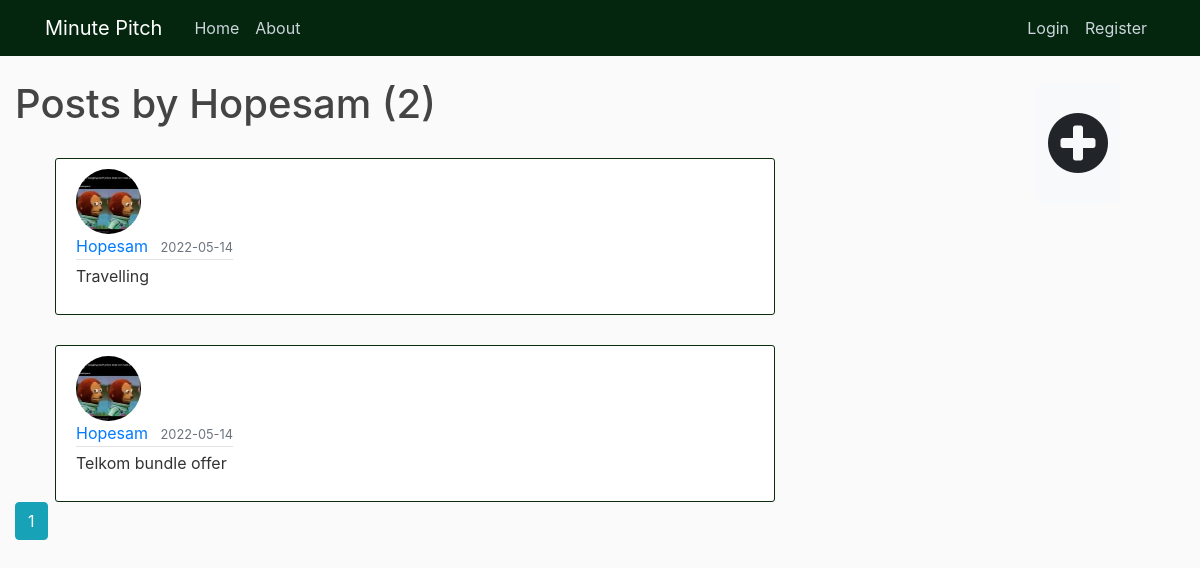
Before: /user/Hopesam with the older database file.
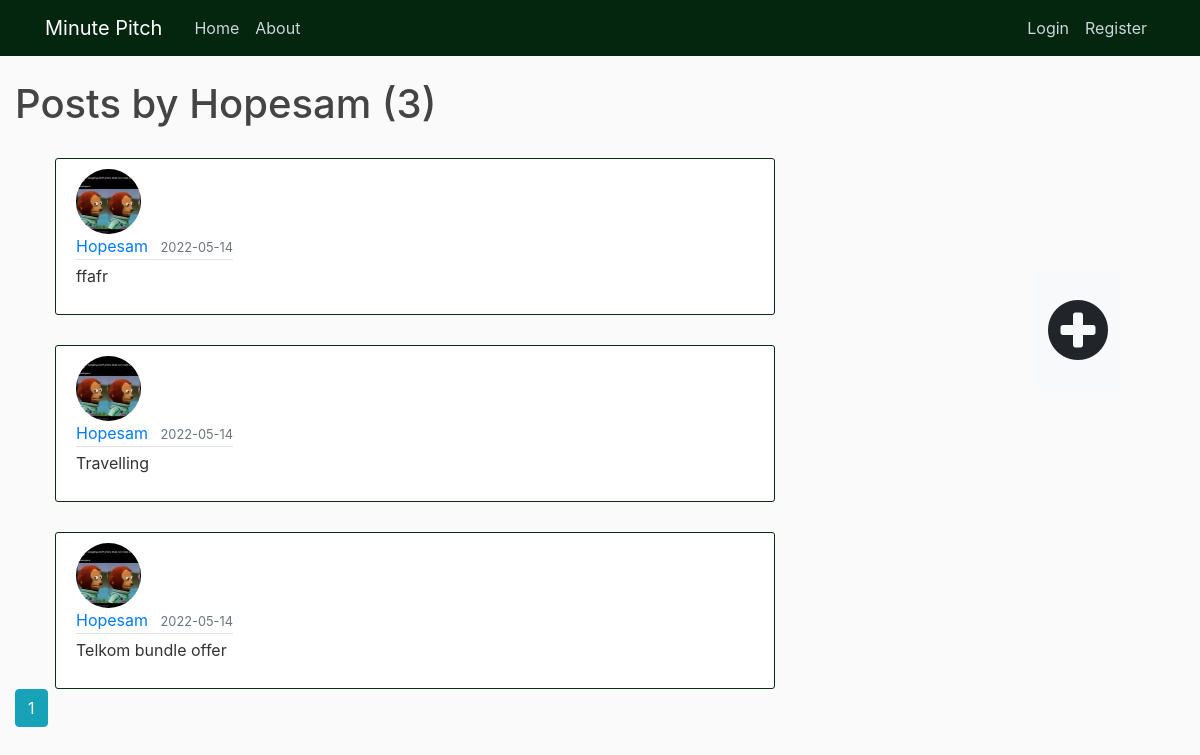
After: the same page with the newer database file.
### app/models.py (models this page shows, shortened)
class User(db.Model, UserMixin):
    id = db.Column(db.Integer, primary_key=True)
    username = db.Column(db.String(20), unique=True, nullable=False)
    email = db.Column(db.String(120), unique=True, nullable=False)
    image_file = db.Column(db.String(20), nullable=False, default='default.jpg')
    password = db.Column(db.String(60), nullable=False)
    bio = db.Column(db.Text, nullable=False, default='Hey, lets pitch')
    posts = db.relationship('Post', backref='author', lazy=True)

class Post(db.Model):
    id = db.Column(db.Integer, primary_key=True)
    title = db.Column(db.String(100), nullable=False)
    date = db.Column(db.DateTime, nullable=False, default=datetime.utcnow)
    content = db.Column(db.Text, nullable=False)
    user_id = db.Column(db.Integer, db.ForeignKey('user.id'), nullable=False)

### app/routes.py (the view)
@app.route("/user/<string:username>")
def user_posts(username):
    page = request.args.get('page', 1, type=int)
    user = User.query.filter_by(username=username).first_or_404()
    posts = Post.query.filter_by(author=user)\
        .order_by(Post.date.desc())\
        .paginate(page=page, per_page=5)
    return render_template('user_posts.html', posts=posts, user=user)

### app/templates/user_posts.html
{% extends "account.html" %}
{% block content %}
    <h1 class="mb-3">Posts by {{ user.username }} ({{ posts.total }})</h1>
    {% for post in posts.items %}
        <article class="media content-section">
        <img class="rounded-circle article-img" src="{{ url_for('static', filename='photos/' + post.author.image_file) }}">
        <div class="media-body">
            <div class="article-metadata">
            <a class="mr-2" href="{{ url_for('user_posts', username=post.author.username) }}">{{ post.author.username }}</a>
            <small class="text-muted">{{ post.date.strftime('%Y-%m-%d') }}</small>
            </div>
            <p class="article-content">{{ post.content }}</p>
        </div>
        </article>
    {% endfor %}
    {% for page_num in posts.iter_pages(left_edge=1, right_edge=1, left_current=1, right_current=2) %}
    {% if page_num %}
        {% if posts.page == page_num %}
        <a class="btn btn-info mb-4" href="{{ url_for('user_posts', username=user.username, page=page_num) }}">{{ page_num }}</a>
        {% else %}
        <a class="btn btn-outline-info mb-4" href="{{ url_for('user_posts', username=user.username, page=page_num) }}">{{ page_num }}</a>
        {% endif %}
    {% else %}
        ...
    {% endif %}
    {% endfor %}
{% endblock content %}

### app/templates/account.html (shortened to what this page needs)
{% extends "base.html" %}

### app/templates/base.html (shortened to what this page needs)
<!DOCTYPE html>
<html lang="en">
<head>
  <link rel="stylesheet" href="https://maxcdn.bootstrapcdn.com/font-awesome/4.4.0/css/font-awesome.min.css">
  <link rel="stylesheet" href="https://cdn.jsdelivr.net/npm/bootstrap@4.3.1/dist/css/bootstrap.min.css">
  <link rel ="stylesheet" type="text/css" href="{{url_for('static', filename='main.css')}}">
</head>
<body>
  <header class="site-header">
    <nav class="navbar navbar-expand-md navbar-dark bg-steel fixed-top">
      <div class="container">
        <a class="navbar-brand mr-4" href="/">Minute Pitch</a>
        <div class="collapse navbar-collapse" id="navbarToggle">
          <div class="navbar-nav mr-auto">
            <a class="nav-item nav-link" href="{{ url_for('home') }}">Home</a>
            <a class="nav-item nav-link" href="{{ url_for('about') }}">About</a>
          </div>
          <div class="navbar-nav">
            {% if current_user.is_authenticated %}
              <a class="nav-item nav-link" href="{{ url_for('account') }}">Account</a>
              <a class="nav-item nav-link" href="{{ url_for('logout') }}">logout</a>
            {% else %}
              <a class="nav-item nav-link" href="{{ url_for('login') }}">Login</a>
              <a class="nav-item nav-link" href="{{ url_for('register') }}">Register</a>
            {% endif %}
          </div>
        </div>
      </div>
    </nav>
  </header>
    <main role="main" class="container">
        <div class="row">
            <div class="col-md-8">
                {% block content %}{% endblock content %}
            </div>
            <div class="col-md-4">
          </div>
        </div>
        <div id = "post">
          <a class="btn btn-light fa fa-plus-circle fa-7x" href="{{ url_for('new_post') }}"></a>
        </div>
    </main>
</body>
</html>

### app/static/main.css (style rules this page uses)
body { background: #fafafa; color: #333333; margin-top: 5rem; width: 70vw; }
h1, h2, h3, h4, h5, h6 { color: #444444; }
.bg-steel { background-color: #04250e; }
.site-header .navbar-nav .nav-link { color: #cbd5db; }
.content-section { background: #ffffff; padding: 10px 20px; border: 1px solid #0b2c0e; border-radius: 3px; margin-left: 180px; margin-top: 30px; width: 60vw; display: flex; }
.media { display: flex; flex-direction: column; margin-left: 40px; margin-right: 120px; margin-top:30px; }
.article-content { white-space: pre-line; }
.article-img { height: 65px; width: 65px; margin-right: 16px; }
.article-metadata { padding-bottom: 1px; margin-bottom: 4px; border-bottom: 1px solid #e3e3e3 }
#post { float: left; margin-top: -40%; margin-left: 85%; position: fixed; background-color: transparent; border-style: none; }
.fa-plus-circle { font-size: 70px; }

Changed rows visible on the page:
added Post: image_file (picture), author.username "Hopesam", date "2022-05-14", content "ffafr"
Other visible differences:
{{ posts.total }}: "2" → "3"
